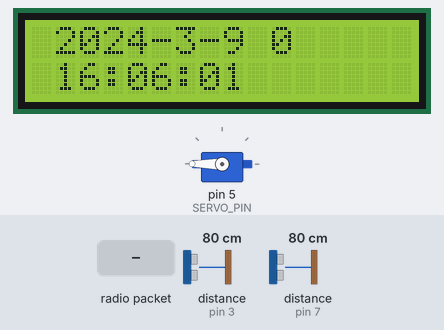
Bench run of a sketch on a simulated Arduino Uno, built with avr-gcc and run on an emulated ATmega328P. Shown: servo, 16×2 character LCD. Wiring (inferred from the names in the program): 2 × ultrasonic range finder: trigger pin 4, echo pin 3 / trigger pin 8, echo pin 7. The test bench sets the inputs (shaded band); at power-on: distance to the obstacle (sensors on pin 3, pin 7) 80 cm. The echo pulse lasts 58.3 µs per cm; no radio packets arrive unless stated; what the sketch prints to the serial monitor is not drawn.

Above: at 1.2 s.
1.3 s: distance to the obstacle (sensor on pin 3) set to 23 cm
3.0 s: distance to the obstacle (sensor on pin 3) set to 18 cm
At 3.5 s:
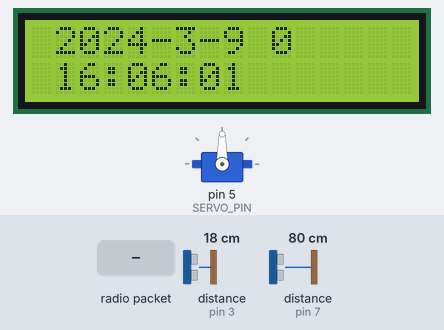
4.5 s: radio packet "1" arrives
At 5.4 s:
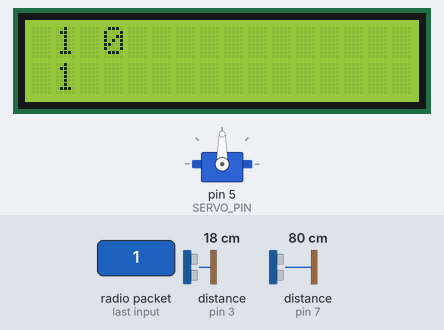
6.1 s: distance to the obstacle (sensor on pin 7) set to 2 cm
At 7.3 s:
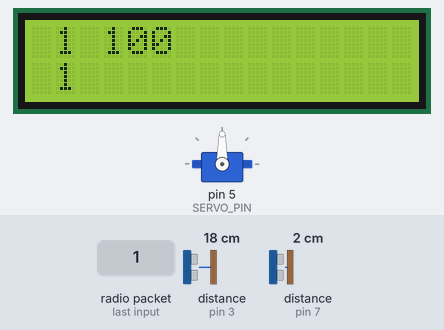
8.4 s: radio packet "0" arrives
At 9.3 s:
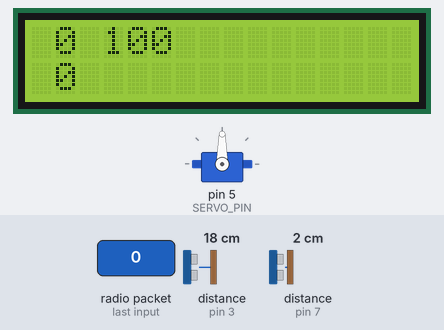
10.2 s: distance to the obstacle (sensor on pin 7) set to 9 cm
At 12.1 s:
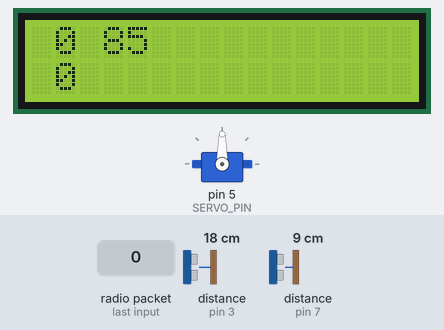
Timing chart, 0 to 13.5 s (numbered marks = the images above; inputs shaded):
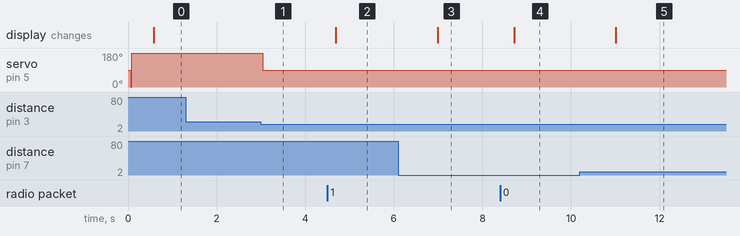

Measured:
- the behaviour switches between 21 and 20 cm on distance to the obstacle (sensor on pin 3) (found by bisection; images 0 and 1)
- after the input at 1.3 s, every drawn part: stays the same
- after the input at 3.0 s, servo on pin 5 (SERVO_PIN): 180° → 90° at once
- after the input at 4.5 s, the display: changes after 0.20 s (image 2)
- after the input at 6.1 s, the display: changes after 0.90 s (image 3)
- after the input at 8.4 s, the display: changes after 0.32 s (image 4)
- after the input at 10.2 s, the display: changes after 0.81 s (image 5)

The sketch:

trashcan-controller.ino
```cpp
#include <LiquidCrystal_I2C.h>
#include <Servo.h>
#include <SPI.h>
#include <LoRa.h>
//LCD for show status and trash fill
LiquidCrystal_I2C lcd(0x27, 16, 2);
//Servo for open and close trash cap
Servo myservo;
//Ultra Sonic for check trash capacity
const unsigned int CAP_TRIG_PIN = 8;
const unsigned int CAP_ECHO_PIN = 7;
//Ultra Sonic  for check people nearby
const unsigned int CHECK_TRIG_PIN = 4;
const unsigned int CHECK_ECHO_PIN = 3;

const unsigned int SERVO_PIN = 5;
const unsigned int MIN_DISTANCE = 80;

const unsigned int DELAYS = 300;
const unsigned int BAUD_RATE = 9600;
int pos = 180;
const int numReadings = 10;
String trashCapStatus = "CLOSE";
long capReadings[numReadings];    // the readings from the analog input
int capReadIndex = 0;             // the index of the current reading
long capTotal = 0;                // the running total
long capAverage = 0;              // the average
long checkReadings[numReadings];  // the readings from the analog input
int checkReadIndex = 0;           // the index of the current reading
long checkTotal = 0;              // the running total
long checkAverage = 0;            // the average
long distance = 0;
long currentTrashFill = 0;

void onReceiveDataFromESPControllerV2();
String dataString = "2024-3-9,16:06:01";

void setup() {
  Serial.begin(BAUD_RATE);
  myservo.attach(SERVO_PIN);
  lcd.init();
  lcd.backlight();
  myservo.write(0);
  pinMode(CAP_TRIG_PIN, OUTPUT);
  pinMode(CHECK_TRIG_PIN, OUTPUT);
  pinMode(CAP_ECHO_PIN, INPUT);
  pinMode(CHECK_ECHO_PIN, INPUT);
  for (int thisReading = 0; thisReading < numReadings; thisReading++) {
    capReadings[thisReading] = 0;
    checkReadings[thisReading] = 0;
  }
  while (!Serial)
    ;
  Serial.println("LoRa Sender");
  if (!LoRa.begin(433E6)) {  // or 915E6, the MHz speed of yout module
    Serial.println("Starting LoRa failed!");
    while (1)
      ;
  }
  // Timer1.initialize(500000);
  // Timer1.attachInterrupt(sendDataOnline);
}

void loop() {
  openclose();
  sendDataLoRa();
  delay(100);
  onReceiveDataFromESPControllerV2();
  screenView();
}

void openclose() {
  long distance = getDistanceFromUltraSonicSensor(2);
  if (distance < 20) {
    myservo.write(90);
    pos = 90;
    trashCapStatus = "OPEN";
  }
  if (distance > 20) {
    myservo.write(180);
    pos = 0;
    trashCapStatus = "CLOSE";
  }
}

long percentTrashFill() {
  long distance = getDistanceFromUltraSonicSensor(1);
  // currentTrashFill = (25 - distance) * 2;
  currentTrashFill = map(distance, 25, 5, 0, 100);
  if (currentTrashFill < 0) currentTrashFill = 0;
  if (currentTrashFill > 100) currentTrashFill = 100;
  return currentTrashFill;
}

void screenView() {
  int commaIndex = dataString.indexOf(',');
  Serial.print(commaIndex);
  String date = dataString.substring(0, commaIndex);
  String time = dataString.substring(commaIndex + 1);
  lcd.clear();
  lcd.setCursor(1, 0);
  lcd.print(date + " " + currentTrashFill);
  lcd.setCursor(1, 1);
  lcd.print(time);
  // lcd.print(" " + currentTrashFill + " %");
  delay(100);
}

long getDistanceFromUltraSonicSensor(int distance_device) {
  unsigned long duration = 0;
  switch (distance_device) {
    case 1:
      digitalWrite(CAP_TRIG_PIN, LOW);
      delayMicroseconds(2);
      digitalWrite(CAP_TRIG_PIN, HIGH);
      delayMicroseconds(10);
      digitalWrite(CAP_TRIG_PIN, LOW);
      duration = pulseIn(CAP_ECHO_PIN, HIGH);
      break;
    case 2:
      digitalWrite(CHECK_TRIG_PIN, LOW);
      delayMicroseconds(2);
      digitalWrite(CHECK_TRIG_PIN, HIGH);
      delayMicroseconds(10);
      digitalWrite(CHECK_TRIG_PIN, LOW);
      duration = pulseIn(CHECK_ECHO_PIN, HIGH);
      break;
  }
  return (34 * duration) / 2000;
}

void sendDataLoRa() {
  long temp = percentTrashFill();
  String send = (String)temp + "," + trashCapStatus;

  LoRa.beginPacket();
  LoRa.print(send);
  LoRa.endPacket();

  Serial.println("Data sent via LoRa: " + send);
  LoRa.receive();
  delay(DELAYS);
}

void onReceiveDataFromESPControllerV2() {
  int packetSize = LoRa.parsePacket();
  if (packetSize) {
    dataString = "";
    Serial.print("Received packet: ");
    while (LoRa.available()) {
      char c = LoRa.read();
      dataString += c;
    }
    Serial.println(dataString);
    LoRa.packetRssi();
  }
}
```
